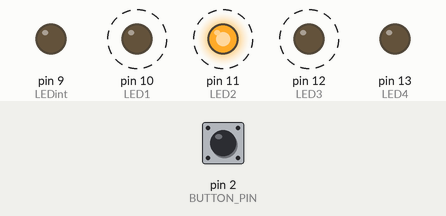
A sketch run on a simulated Arduino Uno, built with avr-gcc and run on an emulated ATmega328P. On the bench: output pins drawn as LEDs (lit = HIGH). Dashed ring = blinking. The inputs (shaded band) are chosen by the test bench; at power-on: pin 2 (BUTTON_PIN) LOW. What the sketch prints to the serial monitor is not drawn.

Above: at 1.2 s.
1.3 s: pin 2 (BUTTON_PIN) pulled HIGH for 0.15 s
At 1.9 s:
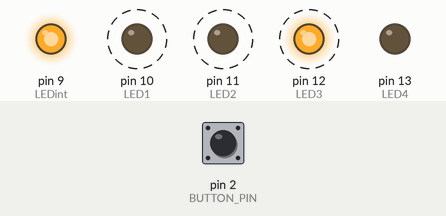
4.3 s: pin 2 (BUTTON_PIN) pulled HIGH for 1 s
At 4.75 s:
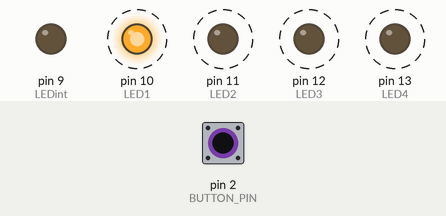
8.3 s: pin 2 (BUTTON_PIN) driven HIGH
At 8.9 s:
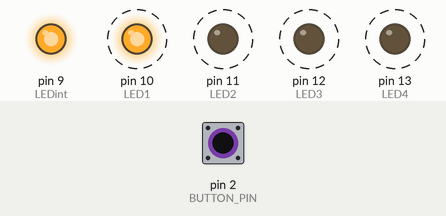
11.3 s: pin 2 (BUTTON_PIN) pulsed LOW 2 times (0.12 s each, 0.3 s apart)
At 11.61 s:
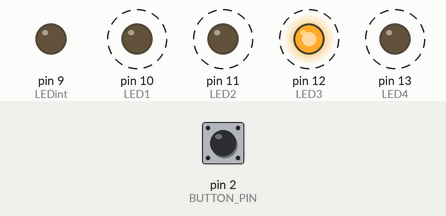
Timing chart, 0 to 15.3 s (numbered marks = the images above; inputs shaded):
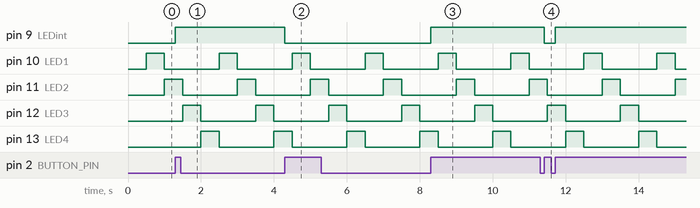

The sketch:

sequencer.ino
```cpp
#include "Timer.h"                     //http://github.com/JChristensen/Timer


//TODO: gestionar interrupciones externas
// asignarles un estado

const int LED1 = 10;                    //connect one LED to this pin (with appropriate current-limiting resistor of course)
const int LED2 = 11;
const int LED3 = 12;                    //connect one LED to this pin (with appropriate current-limiting resistor of course)
const int LED4 = 13;          //connect another LED to this pin (don't forget the resistor)
const int LEDint = 9;
const int BUTTON_PIN = 2;
Timer t;

//Global variables for interruptions
int intState = LOW;

//Global definitions
int numberSteps = 4; //Numero de estados del sequencer
int actualState = 0; //Define el numero del "tiempo" donde nos encontramos
int actualMode = 0; //Define el modo: 1: play 2:record 3:stop
boolean LEDintState = LOW;

//REGISTROS  DE NOTAS


int nota1 = 0x40;
int nota2 = 0x42;
int nota3 = 0x44;
int nota4 = 0x46;
int flag1 = 1;
int flag2= 0;
//instantiate the timer object

void setup(void)
{
    Serial.begin(115200);
    pinMode(LED1, OUTPUT);
    pinMode(LED2, OUTPUT);
    pinMode(LED3, OUTPUT);
    pinMode(LED4, OUTPUT);
    pinMode(LEDint, OUTPUT);
    pinMode(BUTTON_PIN, INPUT);

    t.every(500,changeState);
    attachInterrupt(0, cambiarNota, RISING);
}

void loop(void)
{
    t.update();

    if(actualState==1)
    {

      digitalWrite(LED4, LOW);
      digitalWrite(LED1, HIGH);
      while (flag1>0)
      {
        noteOn(0x90, nota4, 0x00);
        noteOn(0x90, nota1, 0x50);
        flag1--;
        flag2++;
      }


    }
    else if (actualState==2)
    {

      digitalWrite(LED1, LOW);
      digitalWrite(LED2, HIGH);
      while(flag2>0){
        noteOn(0x90, nota1, 0x00);
        noteOn(0x90, nota2, 0x50);
        flag2--;
        flag1++;
      }

    }
    else if(actualState==3)
    {

      digitalWrite(LED2, LOW);
      digitalWrite(LED3, HIGH);

      while (flag1>0)
      {
        noteOn(0x90, nota2, 0x00);
        noteOn(0x90, nota3, 0x50);
        flag1--;
        flag2++;
      }

    }
    else if (actualState==4)
    {

      digitalWrite(LED3, LOW);
      digitalWrite(LED4, HIGH);
      while(flag2>0){
        noteOn(0x90, nota3, 0x00);
        noteOn(0x90, nota4, 0x50);
        flag2--;
        flag1++;
      }

    }


}

void changeState()
{
  if (actualState < numberSteps)
  {
    actualState++;
  }
  else
  {
    actualState = 1;
  }
}
void cambiarNota()
{
  LEDintState = !LEDintState;
  digitalWrite(LEDint, LEDintState);
   switch (actualState) {
    case 1:
      //si estamos en el estado 1, cambiamos la variable nota1
      nota1 += 2;
      break;
    case 2:
      //si estamos en el estado 1, cambiamos la variable nota1
      nota2 += 2;
      break;
    case 3:
      //si estamos en el estado 1, cambiamos la variable nota1
      nota3 += 2;
      break;
    case 4:
      //si estamos en el estado 1, cambiamos la variable nota1
      nota4 += 2;
      break;
  }


}

void noteOn(int cmd, int pitch, int velocity) {
Serial.write(cmd);
Serial.write(pitch);
Serial.write(velocity);
}
```

Measured:
- after the input at 1.3 s, pin 9 (LEDint): LOW → HIGH at once
- after the input at 4.3 s, pin 9 (LEDint): HIGH → LOW at once
- after the input at 8.3 s, pin 9 (LEDint): LOW → HIGH at once
- after the input at 11.3 s, pin 9 (LEDint): HIGH → LOW after 0.12 s, → HIGH 0.30 s later
- by itself, pin 10 (LED1), pin 11 (LED2), pin 12 (LED3), pin 13 (LED4): alternates HIGH for 0.50 s and LOW for 1.5 s
